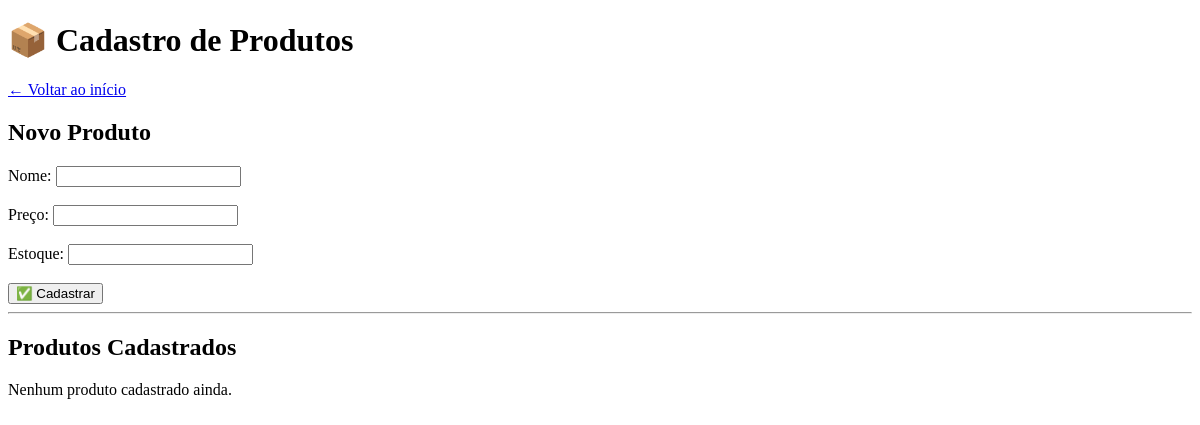
The page /produtos/editar/2 on the database as committed earlier.
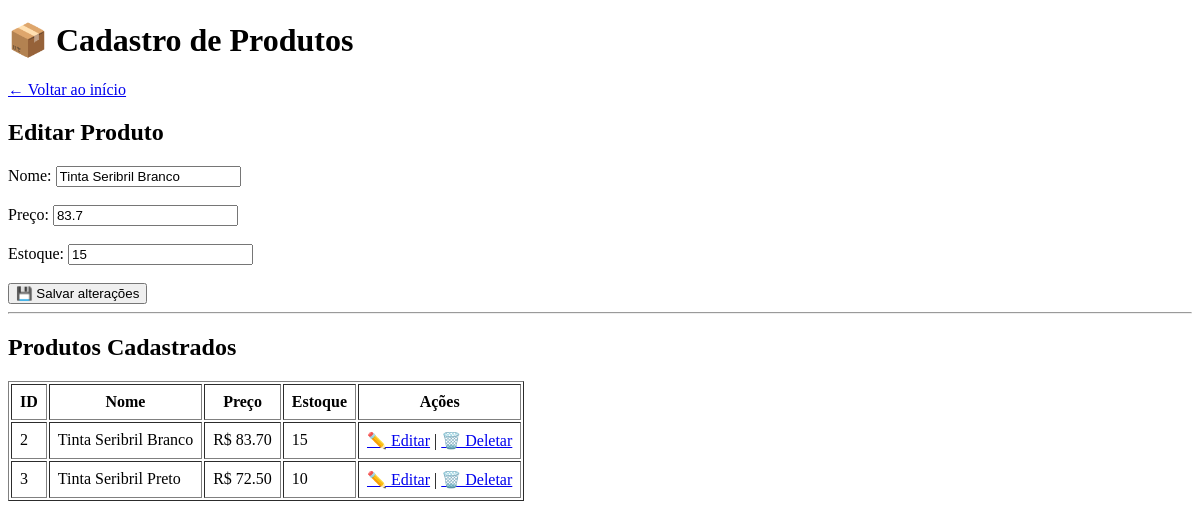
The same page on the database as committed later.
### tables this page shows
CREATE TABLE produtos (id INTEGER PRIMARY KEY AUTOINCREMENT,nome_produto TEXT NOT NULL,preco REAL NOT NULL,estoque INTEGER NOT NULL DEFAULT 0);

### app.py (the view)
@app.route("/produtos/editar/<int:id>")
def editar_produto(id):
    produto = banco.buscar_produto_por_id(id)
    return render_template("produtos.html", produto=produto, produtos=banco.listar_produtos())

### banco.py (called while the page is built)
def conectar():
    return sqlite3.connect(NOME_BANCO)

def listar_produtos():
    conn = conectar()
    cursor = conn.cursor()
    cursor.execute(
        "SELECT id, nome_produto, preco, estoque FROM produtos"
    )
    produtos = cursor.fetchall()
    conn.close()
    return produtos

def buscar_produto_por_id(id):
    conn = conectar()
    cursor = conn.cursor()
    cursor.execute(
        "SELECT id, nome_produto, preco, estoque FROM produtos WHERE id = ?",
        (id,)
    )
    produto = cursor.fetchone()
    conn.close()
    return produto

### templates/produtos.html (shortened to what this page needs)
<!DOCTYPE html>
<html lang="pt-br">
<head>
</head>
<body>
    <h1>📦 Cadastro de Produtos</h1>
    <a href="/">← Voltar ao início</a>
    {% if produto %}
        <h2>Editar Produto</h2>
        <form action="/produtos/atualizar" method="POST">
            <label>Nome:</label>
            <input type="text" name="nome" value="{{ produto[1] }}" required><br><br>
            <label>Preço:</label>
            <input type="number" name="preco" step="0.01" value="{{ produto[2] }}" required><br><br>
            <label>Estoque:</label>
            <input type="number" name="estoque" value="{{ produto[3] }}" required><br><br>
            <button type="submit">💾 Salvar alterações</button>
        </form>
    {% else %}
        <h2>Novo Produto</h2>
        <form action="/produtos/cadastrar" method="POST">
            <label>Nome:</label>
            <input type="text" name="nome" required><br><br>
            <label>Preço:</label>
            <input type="number" name="preco" step="0.01" required><br><br>
            <label>Estoque:</label>
            <input type="number" name="estoque" required><br><br>
            <button type="submit">✅ Cadastrar</button>
        </form>
    {% endif %}
    <hr>
    <h2>Produtos Cadastrados</h2>
    {% if produtos %}
        <table border="1" cellpadding="8">
            <tr>
                <th>ID</th>
                <th>Nome</th>
                <th>Preço</th>
                <th>Estoque</th>
                <th>Ações</th>
            </tr>
            {% for p in produtos %}
            <tr>
                <td>{{ p[0] }}</td>
                <td>{{ p[1] }}</td>
                <td>R$ {{ "%.2f"|format(p[2]) }}</td>
                <td>{{ p[3] }}</td>
                <td>
                    <a href="/produtos/editar/{{ p[0] }}">✏️ Editar</a> |
                    <a href="/produtos/deletar/{{ p[0] }}"
                       onclick="return confirm('Deseja deletar este produto?')">
                       🗑️ Deletar
                    </a>
                </td>
            </tr>
            {% endfor %}
        </table>
    {% else %}
        <p>Nenhum produto cadastrado ainda.</p>
    {% endif %}
</body>
</html>

Rows that differ between the two databases and show on the page:
added produtos: nome "Tinta Seribril Branco", preco "83.7", estoque "15", id "2", nome_produto "Tinta Seribril Branco", preco "83.70"
added produtos: id "3", nome_produto "Tinta Seribril Preto", preco "72.50", estoque "10"
Other text that changed with them:
text no longer shown: "Novo Produto ✅ Cadastrar Nenhum produto cadastrado ainda."
text now shown: "Editar Produto 💾 Salvar alterações ID Nome Preço Estoque Ações"
